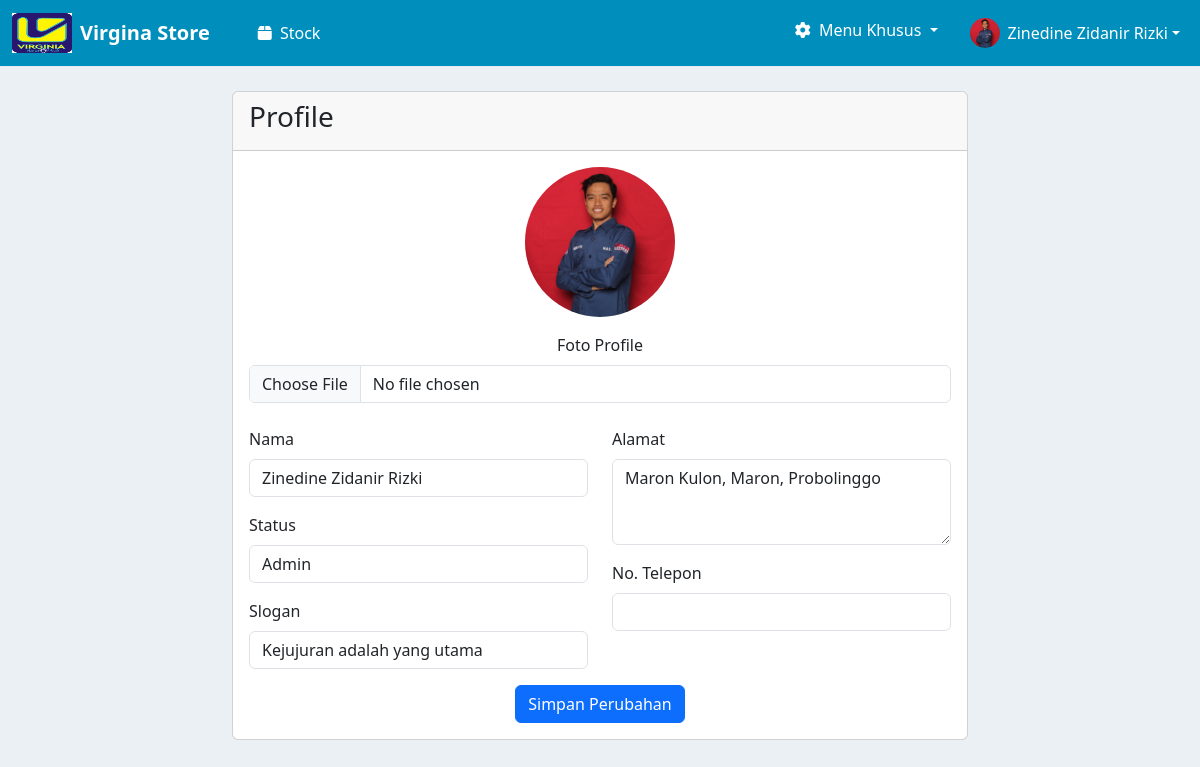
The page /profile/ (signed in) on the database as committed earlier.
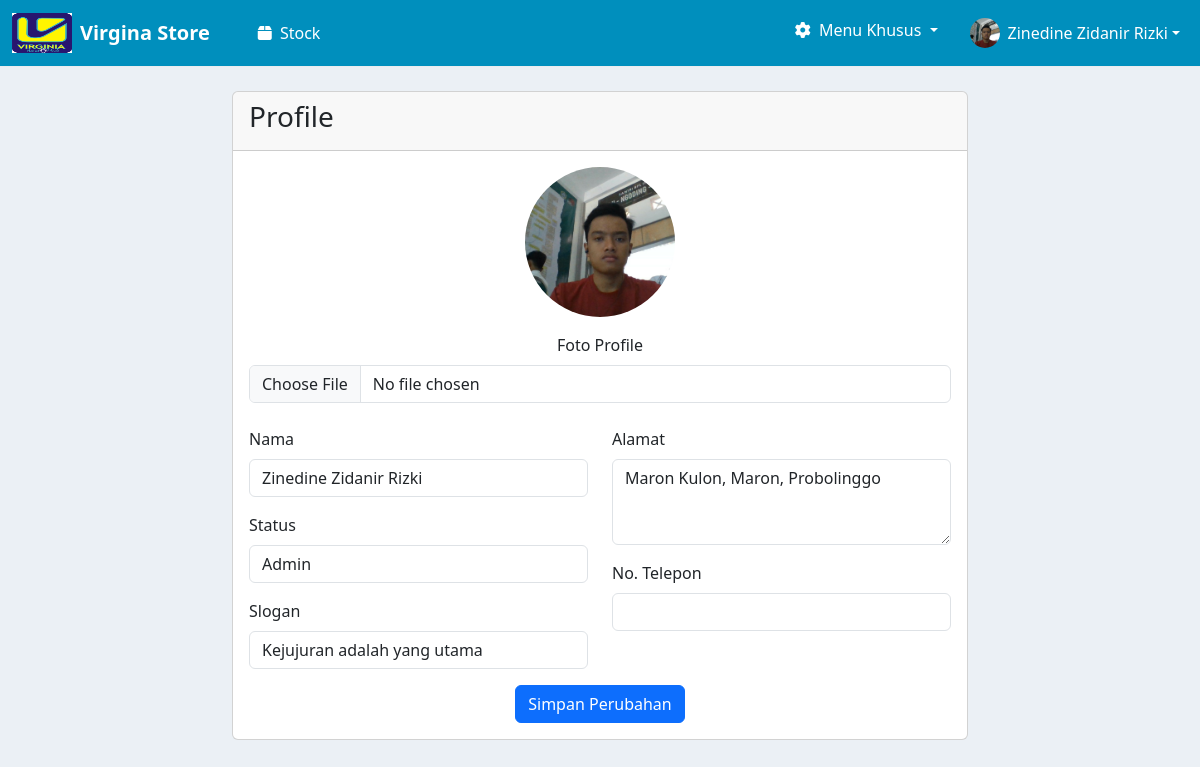
The same page on the database as committed later.
### login/models.py (models this page shows, shortened)
class UserProfile(models.Model):
    user = models.OneToOneField(User, on_delete=models.CASCADE)
    nama = models.CharField(max_length=100)
    STATUS_CHOICES = [
        ('kasir', 'Kasir'),
        ('admin', 'Admin'),
    ]
    status = models.CharField(max_length=10, choices=STATUS_CHOICES)
    slogan = models.TextField(blank=True)
    alamat = models.CharField(max_length=255)
    no_telephon = models.CharField(max_length=20)
    foto_profile = models.ImageField(upload_to='profile_photos/', blank=True, null=True)

### login/views.py (the view, shortened to what this page needs)
# urls.py: path('profile/', views.profile_view, name='profile'),
def profile_view(request):
    if not request.user.is_authenticated:
        return redirect('login')
    profile, created = UserProfile.objects.get_or_create(user=request.user)
    return render(request, 'profile.html', {'profile': profile})

### login/context_processors.py (called while the page is built)
def user_profile(request):
    if request.user.is_authenticated:
        try:
            profile = UserProfile.objects.get(user=request.user)
        except UserProfile.DoesNotExist:
            profile = None
    else:
        profile = None
    return {'user_profile': profile}

### login/templates/profile.html (shortened to what this page needs)
{% extends 'base.html' %}
{% load static %}
{% block content %}
<div class="container mt-4">
    <div class="row justify-content-center">
        <div class="col-md-8">
            <div class="card">
                <div class="card-header">
                    <h3 class="card-title"> Profile</h3>
                </div>
                <div class="card-body">
                    <form method="post" enctype="multipart/form-data">
                        <div class="text-center mb-4">
                            {% if profile.foto_profile %}
                                <img src="{{ profile.foto_profile.url }}" alt="Profile Picture" class="rounded-circle mb-3" style="width: 150px; height: 150px; object-fit: cover;">
                            {% else %}
                                <i class="fas fa-user-circle mb-3" style="font-size: 150px; color: #ccc;"></i>
                            {% endif %}
                            <div class="mb-3">
                                <label for="foto_profile" class="form-label">Foto Profile</label>
                                <input type="file" class="form-control" id="foto_profile" name="foto_profile" accept="image/*">
                            </div>
                        </div>
                        <div class="row">
                            <div class="col-md-6">
                                <div class="mb-3">
                                    <label for="nama" class="form-label">Nama</label>
                                    <input type="text" class="form-control" id="nama" name="nama" value="{{ profile.nama|default:'' }}" required>
                                </div>
                                <div class="mb-3">
                                    <label for="status" class="form-label">Status</label>
                                    <select class="form-control" id="status" name="status">
                                        <option value="admin" {% if profile.status == 'admin' %}selected{% endif %}>Admin</option>
                                    </select>
                                </div>
                                <div class="mb-3">
                                    <label for="slogan" class="form-label">Slogan</label>
                                    <input type="text" class="form-control" id="slogan" name="slogan" value="{{ profile.slogan|default:'' }}">
                                </div>
                            </div>
                            <div class="col-md-6">
                                <div class="mb-3">
                                    <label for="alamat" class="form-label">Alamat</label>
                                    <textarea class="form-control" id="alamat" name="alamat" rows="3">{{ profile.alamat|default:'' }}</textarea>
                                </div>
                                <div class="mb-3">
                                    <label for="no_telepon" class="form-label">No. Telepon</label>
                                    <input type="text" class="form-control" id="no_telepon" name="no_telepon" value="{{ profile.no_telepon|default:'' }}">
                                </div>
                            </div>
                        </div>
                        <div class="text-center">
                            <button type="submit" class="btn btn-primary">Simpan Perubahan</button>
                        </div>
                    </form>
                </div>
            </div>
        </div>
    </div>
</div>
{% endblock %}

### templates/base.html (shortened to what this page needs)
{% load static %}
<!DOCTYPE html>
<html lang="en">
<head>
    <link href="https://cdn.jsdelivr.net/npm/bootstrap@5.3.8/dist/css/bootstrap.min.css" rel="stylesheet">
    <link rel="stylesheet" href="https://cdnjs.cloudflare.com/ajax/libs/font-awesome/6.5.1/css/all.min.css">
</head>
<body>
    <nav class="navbar navbar-expand-lg navbar-custom sticky-top">
        <div class="container-fluid">
            <a class="navbar-brand d-flex align-items-center" href="{% url 'halaman_kasir' %}">
                <img src="{% static 'image/logo.png' %}" alt="logo" height="40" width="60" class="me-2">
                <strong>Virgina Store</strong>
            </a>
            <div class="collapse navbar-collapse" id="navbarNavDropdown">
                <ul class="navbar-nav mx-4">
                    <li class="nav-item">
                        <a class="nav-link active" aria-current="page" href="{% url 'halaman_kasir' %}">
                            <i class="fas fa-box me-1"></i> Stock
                        </a>
                    </li>
                </ul>
                <ul class="navbar-nav ms-auto">
                    <li class="nav-item dropdown me-3">
                        <a
                            class="nav-link dropdown-toggle"
                            href="#"
                            role="button"
                            data-bs-toggle="dropdown"
                            aria-expanded="false"
                        >
                            <i class="fas fa-cog me-1"></i> Menu Khusus
                        </a>
                    </li>
                    <li class="nav-item dropdown">
                        <a
                            class="nav-link dropdown-toggle d-flex align-items-center"
                            href="#"
                            role="button"
                            data-bs-toggle="dropdown"
                            aria-expanded="false"
                        >
                            {% if user_profile.foto_profile %}
                                <img src="{{ user_profile.foto_profile.url }}" alt="Profile" class="rounded-circle me-2" style="width: 30px; height: 30px; object-fit: cover;">
                            {% else %}
                                <i class="fas fa-user-circle me-2"></i>
                            {% endif %}
                            {{ user_profile.nama|default:user.username }}
                        </a>
                    </li>
                </ul>
            </div>
        </div>
    </nav>
    <div class="content-wrapper">
        {% block content %} {% endblock %}
    </div>
</body>
</html>

Rows that differ between the two databases and show on the page:
changed UserProfile "Zinedine Zidanir Rizki": foto_profile: a different picture
